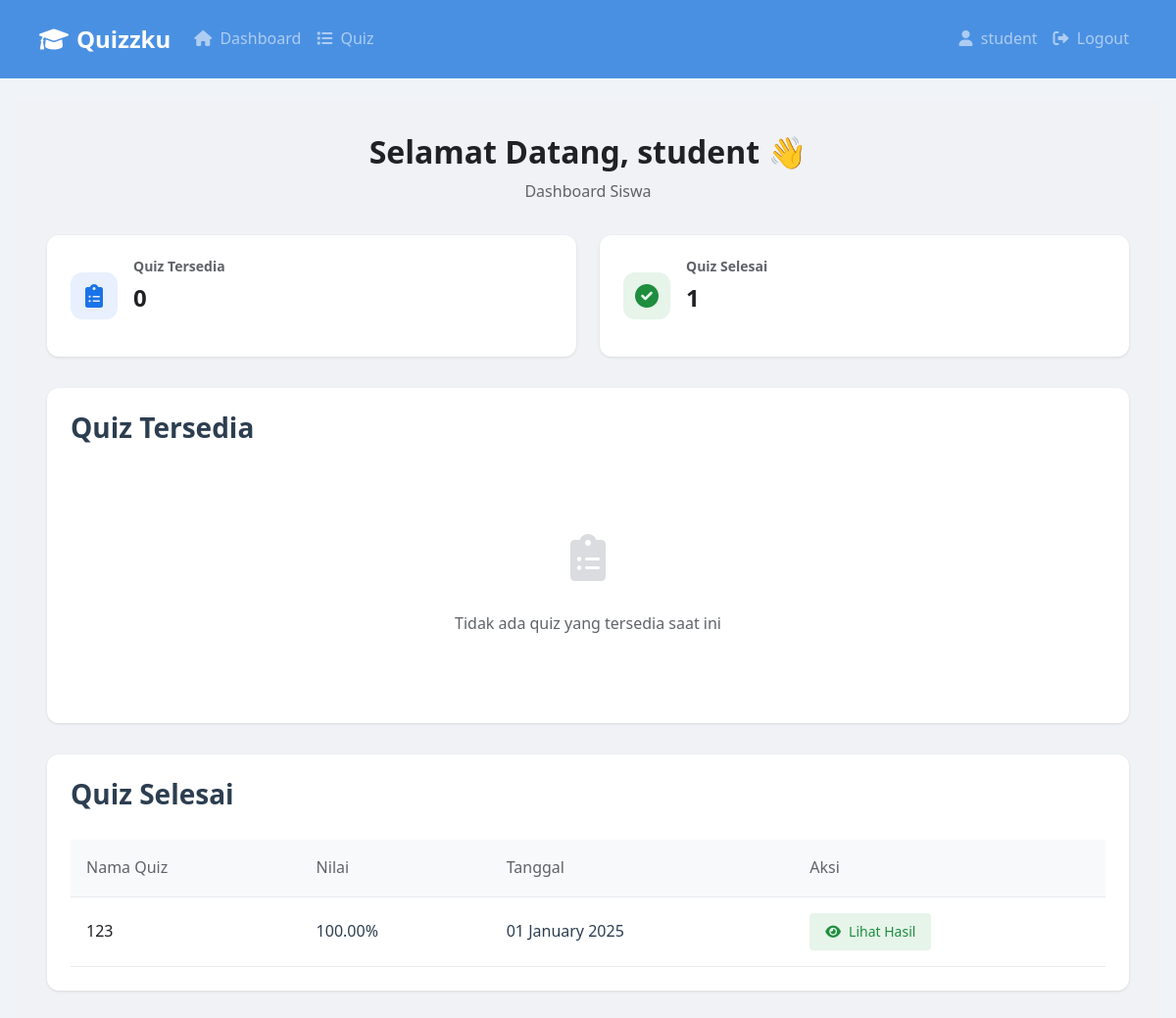
/student_dashboard (signed in), run on the app's committed database.
### app.py (models this page shows)
class User(db.Model):
    id = db.Column(db.Integer, primary_key=True)
    username = db.Column(db.String(50), unique=True, nullable=False)
    password = db.Column(db.String(255), nullable=False)
    role = db.Column(db.String(20), nullable=False)  # 'student', 'teacher', atau 'admin'

class QuizResult(db.Model):
    id = db.Column(db.Integer, primary_key=True)
    student_id = db.Column(db.Integer, db.ForeignKey('user.id'), nullable=False)
    quiz_title = db.Column(db.String(100), nullable=False)
    score = db.Column(db.Float, nullable=False)
    submitted_at = db.Column(db.DateTime, default=datetime.now)

### app.py (the view)
@app.route('/student_dashboard')
@login_required(role='student')
def student_dashboard():
    print(f"Session data at student dashboard: {session}")  # Debug log
    try:
        user = User.query.get(session.get('user_id'))
        if not user or user.role != 'student':
            session.clear()
            return redirect(url_for('login'))
        available_quizzes = []
        for filename in os.listdir(SOAL_DIR):
            if filename.endswith('.json'):
                with open(os.path.join(SOAL_DIR, filename), 'r') as f:
                    quiz = json.load(f)
                    available_quizzes.append(quiz)
        completed_results = QuizResult.query.filter_by(student_id=user.id).all()
        completed_quiz_titles = {result.quiz_title for result in completed_results}
        uncompleted_quizzes = [
            quiz for quiz in available_quizzes
            if quiz['title'] not in completed_quiz_titles
        ]
        return render_template(
            'student_dashboard.html',
            user=user,
            available_quizzes=uncompleted_quizzes,
            completed_results=completed_results
        )
    except Exception as e:
        print(f"Student dashboard error: {str(e)}")  # Debug log
        session.clear()
        return redirect(url_for('login'))

### app.py (called while the page is built)
def login_required(view_func=None, *, role=None):
    def decorator(func):
        @functools.wraps(func)
        def wrapper(*args, **kwargs):
            if 'user_id' not in session:
                return redirect(url_for('login'))
            try:
                user = User.query.get(session['user_id'])
                if not user:
                    session.clear()
                    return redirect(url_for('login'))
                if role and user.role != role:
                    session.clear()
                    return redirect(url_for('login'))
                return func(*args, **kwargs)
            except Exception as e:
                print(f"Auth error: {str(e)}")
                session.clear()
                return redirect(url_for('login'))
        return wrapper
    if view_func:
        return decorator(view_func)
    return decorator

@app.after_request
def add_header(response):
    if request.path not in ['/static']:  # Don't add headers for static files
        response.headers['Cache-Control'] = 'no-store, no-cache, must-revalidate, post-check=0, pre-check=0, max-age=0'
        response.headers['Pragma'] = 'no-cache'
        response.headers['Expires'] = '-1'
    return response

### templates/student_dashboard.html (shortened to what this page needs)
{% extends "layout.html" %}
{% block content %}
<div class="dashboard-content">
    <div class="welcome-section">
        <h1>Selamat Datang, {{ user.username }} 👋</h1>
        <p>Dashboard Siswa</p>
    </div>
    <div class="stats-grid">
        <div class="stat-card">
            <div class="stat-icon blue">
                <i class="fas fa-clipboard-list"></i>
            </div>
            <div class="stat-info">
                <h3>Quiz Tersedia</h3>
                <p class="stat-number">{{ available_quizzes|length }}</p>
            </div>
        </div>
        <div class="stat-card">
            <div class="stat-icon green">
                <i class="fas fa-check-circle"></i>
            </div>
            <div class="stat-info">
                <h3>Quiz Selesai</h3>
                <p class="stat-number">{{ completed_results|length }}</p>
            </div>
        </div>
    </div>
    <div class="quiz-section">
        <div class="section-header">
            <h2>Quiz Tersedia</h2>
        </div>
        {% if available_quizzes %}
        <div class="table-responsive">
            <table class="quiz-table">
                <thead>
                    <tr>
                        <th>Nama Quiz</th>
                        <th>Mata Pelajaran</th>
                        <th>Total Soal</th>
                        <th>Aksi</th>
                    </tr>
                </thead>
                <tbody>
                    {% for quiz in available_quizzes %}
                    <tr>
                        <td class="quiz-title">{{ quiz.title }}</td>
                        <td>{{ quiz.subject }}</td>
                        <td>{{ quiz.questions|length }}</td>
                        <td>
                            <a href="{{ url_for('take_quiz', quiz_title=quiz.title) }}" class="btn-action take">
                                <i class="fas fa-play"></i> Mulai Quiz
                            </a>
                        </td>
                    </tr>
                    {% endfor %}
                </tbody>
            </table>
        </div>
        {% else %}
        <div class="empty-state">
            <div class="empty-icon">
                <i class="fas fa-clipboard-list"></i>
            </div>
            <p>Tidak ada quiz yang tersedia saat ini</p>
        </div>
        {% endif %}
    </div>
    <div class="quiz-section">
        <div class="section-header">
            <h2>Quiz Selesai</h2>
        </div>
        {% if completed_results %}
        <div class="table-responsive">
            <table class="quiz-table">
                <thead>
                    <tr>
                        <th>Nama Quiz</th>
                        <th>Nilai</th>
                        <th>Tanggal</th>
                        <th>Aksi</th>
                    </tr>
                </thead>
                <tbody>
                    {% for result in completed_results %}
                    <tr>
                        <td class="quiz-title">{{ result.quiz_title }}</td>
                        <td>{{ "%.2f"|format(result.score) }}%</td>
                        <td>{{ result.submitted_at.strftime('%d %B %Y') }}</td>
                        <td>
                            <a href="{{ url_for('view_result', result_id=result.id) }}" class="btn-action view">
                                <i class="fas fa-eye"></i> Lihat Hasil
                            </a>
                        </td>
                    </tr>
                    {% endfor %}
                </tbody>
            </table>
        </div>
        {% endif %}
    </div>
</div>
{% endblock %}

### static/css/style.css (style rules this page uses)
:root { --primary-color: #4a90e2; --primary-dark: #357abd; --secondary-color: #2ecc71; --background-color: #f0f4f8; --text-color: #2c3e50; --text-light: #666666; --white: #ffffff; --black: #000000; --gray-100: #f8f9fa; --gray-200: #e9ecef; --gray-300: #dee2e6; --gray-400: #ced4da; --gray-500: #adb5bd; --success-color: #2ecc71; --danger-color: #e74c3c; --warning-color: #f1c40f; --info-color: #3498db; --shadow-sm: 0 2px 4px rgba(0, 0, 0, 0.1); --shadow-md: 0 4px 6px rgba(0, 0, 0, 0.1); --shadow-lg: 0 10px 15px rgba(0, 0, 0, 0.1); --transition-fast: all 0.2s ease; --transition-normal: all 0.3s ease; --transition-slow: all 0.4s ease; }
* { margin: 0; padding: 0; box-sizing: border-box; }
body { font-family: 'Segoe UI', Roboto, 'Helvetica Neue', Arial, sans-serif; background-color: var(--background-color); line-height: 1.6; color: var(--text-color); }
h1, h2, h3, h4, h5, h6 { margin-bottom: 0.5em; font-weight: 600; line-height: 1.2; }
h1 { font-size: 2rem; }
h2 { font-size: 1.75rem; }
h3 { font-size: 1.5rem; }
.stat-card { background-color: var(--white); padding: 1.5rem; border-radius: 10px; box-shadow: var(--shadow-sm); transition: var(--transition-normal); }

### templates/student_dashboard.html (style rules this page uses)
.dashboard-content { max-width: 1400px; margin: 0 auto; padding: 2rem; background-color: #f0f2f5; min-height: calc(100vh - 64px); }
.welcome-section { margin-bottom: 2rem; text-align: center; }
.welcome-section h1 { font-size: 2rem; color: #202124; margin-bottom: 0.5rem; }
.welcome-section p { color: #5f6368; }
.stats-grid { display: grid; grid-template-columns: repeat(auto-fit, minmax(300px, 1fr)); gap: 1.5rem; margin-bottom: 2rem; }
.stat-card { background: white; border-radius: 12px; padding: 1.5rem; display: flex; align-items: center; box-shadow: 0 1px 3px rgba(0,0,0,0.1); transition: transform 0.2s; }
.stat-icon { width: 48px; height: 48px; border-radius: 12px; display: flex; align-items: center; justify-content: center; font-size: 1.5rem; margin-right: 1rem; }
.stat-icon.blue { background-color: #e8f0fe; color: #1a73e8; }
.stat-icon.green { background-color: #e6f4ea; color: #1e8e3e; }
.stat-info h3 { color: #5f6368; font-size: 0.875rem; margin-bottom: 0.25rem; }
.stat-number { font-size: 1.5rem; font-weight: bold; color: #202124; }
.quiz-section { background: white; border-radius: 12px; padding: 1.5rem; margin-bottom: 2rem; box-shadow: 0 1px 3px rgba(0,0,0,0.1); }
.section-header { display: flex; justify-content: space-between; align-items: center; margin-bottom: 1rem; }
.quiz-table { width: 100%; border-collapse: collapse; }
.quiz-table th, .quiz-table td { padding: 1rem; text-align: left; border-bottom: 1px solid #e8eaed; }
.quiz-table th { color: #5f6368; font-weight: 500; background-color: #f8f9fa; }
.quiz-title { font-weight: 500; color: #202124; }
.btn-action { padding: 0.5rem 1rem; border-radius: 4px; text-decoration: none; font-size: 0.875rem; display: inline-flex; align-items: center; }
.btn-action i { margin-right: 0.5rem; }
.btn-action.view { background-color: #e6f4ea; color: #1e8e3e; }
.empty-state { text-align: center; padding: 3rem; color: #5f6368; }
.empty-icon { font-size: 3rem; color: #dadce0; margin-bottom: 1rem; }

### data on the page
User: username "student"
QuizResult: quiz_title "123", score "100.00", submitted_at "01 January 2025"

### other printed values
{{ session.get('username', 'Profil') }} "student"
{{ available_quizzes|length }} "0"
{{ completed_results|length }} "1"
